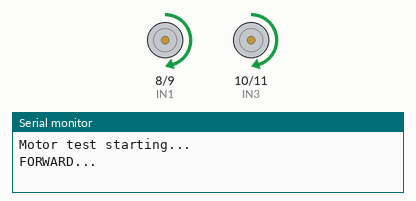
Bench run of a sketch on a simulated Arduino Uno, built with avr-gcc and run on an emulated ATmega328P. Parts: motor-driver pin pairs drawn as motors (green arrow = first pin HIGH = forward, orange = second pin HIGH = backward, longer = more drive, scaled by the enable pin), the last lines printed to the serial monitor.

Above: at 1.0 s.
At 4.0 s:
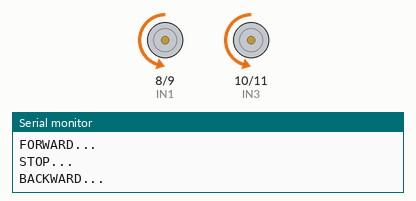
At 6.0 s:
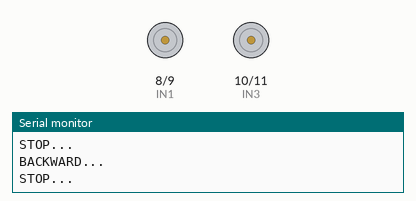
Timing chart, 0 to 9.1 s (numbered marks = the images above):
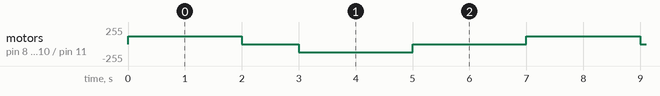

The sketch:

cam.ino
```cpp
// Motor test for L298N + 4 motors (2 per side)

#define ENA 5   // Left PWM
#define IN1 8
#define IN2 9
#define IN3 10
#define IN4 11
#define ENB 6   // Right PWM

const int PWM_SPEED = 120;  // Adjust to safe slow speed

void setup() {
  pinMode(ENA, OUTPUT);
  pinMode(ENB, OUTPUT);
  pinMode(IN1, OUTPUT);
  pinMode(IN2, OUTPUT);
  pinMode(IN3, OUTPUT);
  pinMode(IN4, OUTPUT);

  Serial.begin(9600);
  Serial.println("Motor test starting...");
}

void setLeft(int pwm, bool forward) {
  analogWrite(ENA, pwm);
  if (forward) { digitalWrite(IN1, HIGH); digitalWrite(IN2, LOW); }
  else         { digitalWrite(IN1, LOW);  digitalWrite(IN2, HIGH); }
}

void setRight(int pwm, bool forward) {
  analogWrite(ENB, pwm);
  if (forward) { digitalWrite(IN3, HIGH); digitalWrite(IN4, LOW); }
  else         { digitalWrite(IN3, LOW);  digitalWrite(IN4, HIGH); }
}

void loop() {
  Serial.println("FORWARD...");
  setLeft(PWM_SPEED, true);
  setRight(PWM_SPEED, true);
  delay(2000);

  Serial.println("STOP...");
  setLeft(0, true);
  setRight(0, true);
  delay(1000);

  Serial.println("BACKWARD...");
  setLeft(PWM_SPEED, false);
  setRight(PWM_SPEED, false);
  delay(2000);

  Serial.println("STOP...");
  setLeft(0, true);
  setRight(0, true);
  delay(2000);
}
```

Measured:
- by itself, motor on pin 8 (IN1) / pin 9 (IN2), motor on pin 10 (IN3) / pin 11 (IN4): repeats every 7.0 s: stopped 1.0 s, backward 120/255 2.0 s, stopped 2.0 s, forward 120/255 2.0 s
